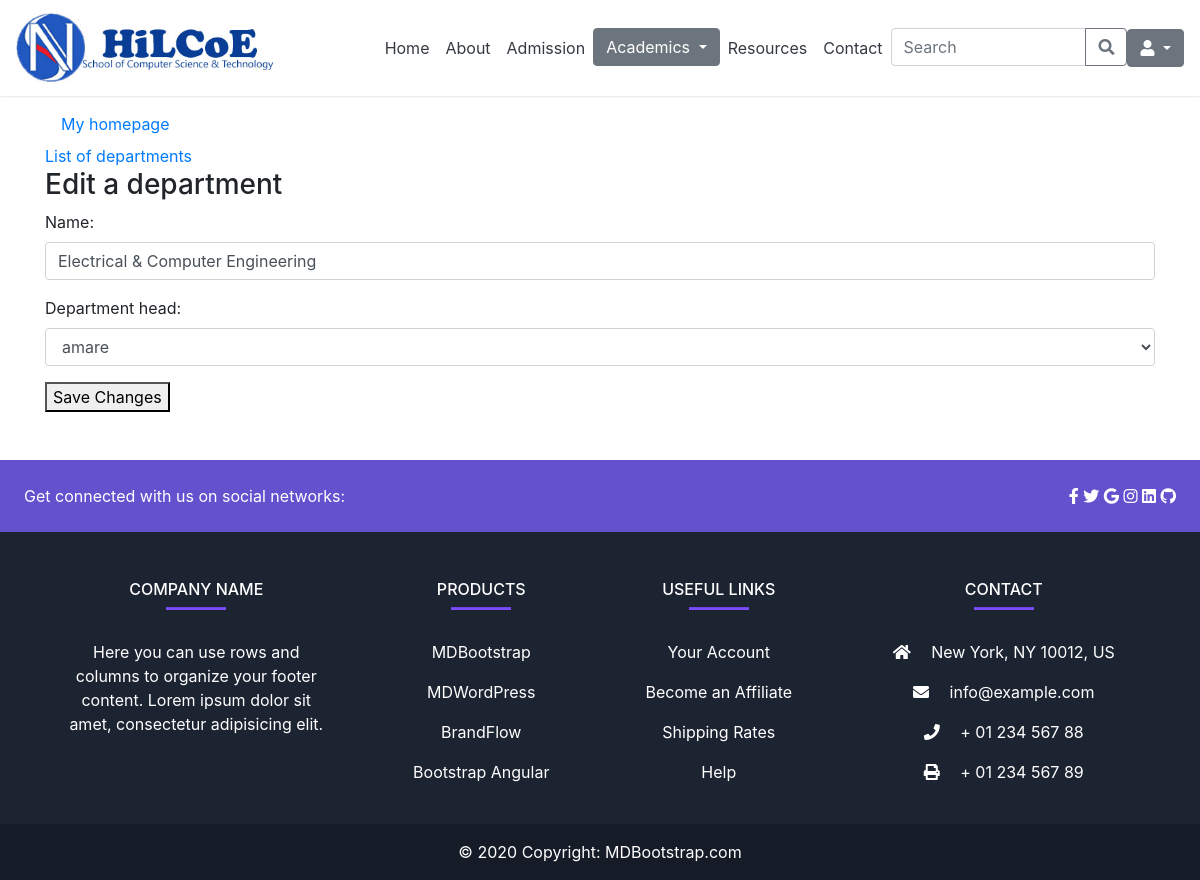
/admin_app/department/2/edit, run on an earlier commit of the app's database.
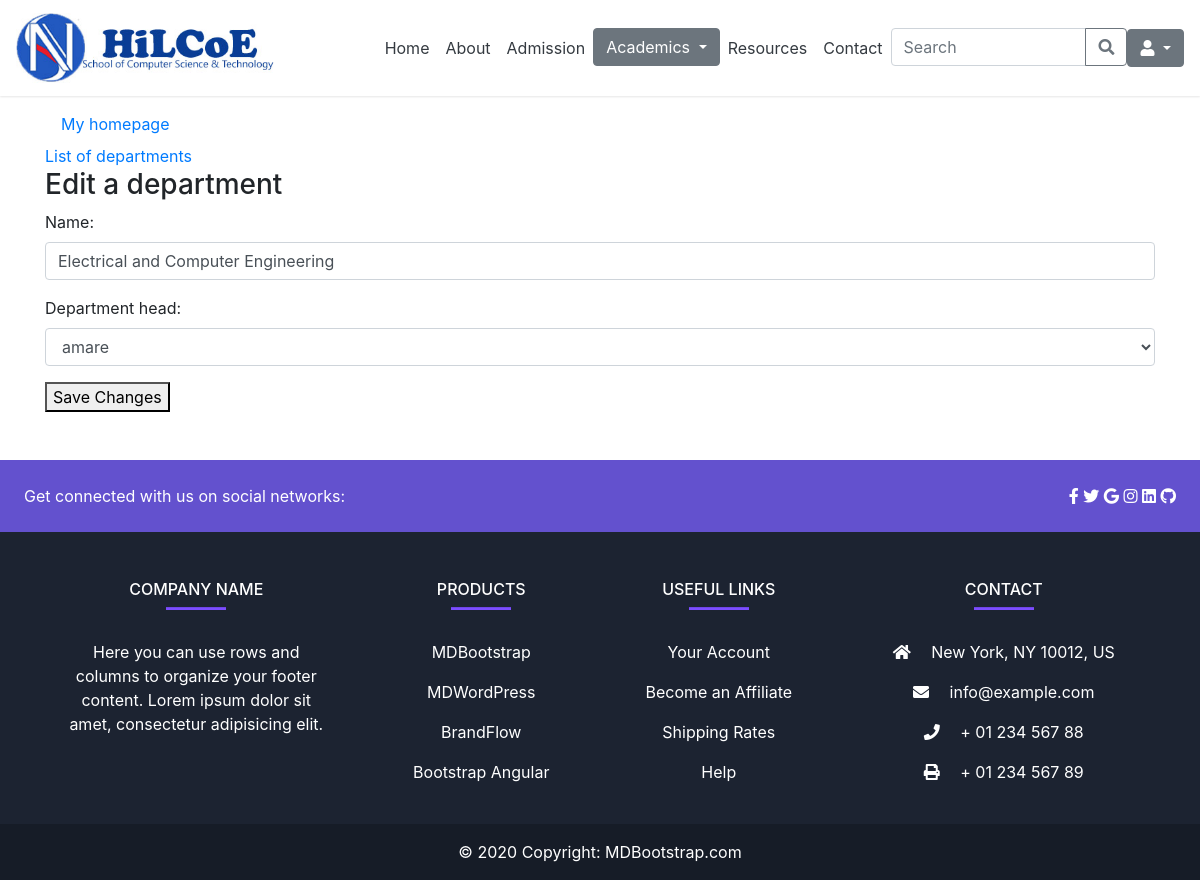
And on a later commit of the database.
### admin_app/models.py (models this page shows, shortened)
class Department(models.Model):
  name = models.CharField(max_length=50, null=True, blank=True)
  department_head = models.CharField(max_length=50, null=True, blank=True)

### admin_app/views.py (the view)
# urls.py: path('department/<int:department_id>/edit', views.department_edit, name='department-edit'),
def department_edit(request, department_id):
    department = get_object_or_404(Department, pk=department_id)
    if request.method == 'POST':
        form_department = AddDepartmentForm(request.POST, instance=department)
        if form_department.is_valid():
            form_department.save()
            return redirect('department-detail', department_id=department_id)
    else:
        form_department = AddDepartmentForm(instance=department)
    return render(request, 'admin_app/department/department_edit.html', {'form_department': form_department })

### admin_app/forms.py
class AddDepartmentForm(forms.ModelForm):
     department_head = forms.ModelChoiceField(queryset=UserProfile.objects.filter(role='teacher'), empty_label=None, widget=forms.Select(attrs={'class': 'form-control'}))
     class Meta:
        model = Department
        fields = ['name', 'department_head']
        widgets = {
            'name': forms.TextInput(attrs={'class': 'form-control'}),
        }

### admin_app/models.py (called while the page is built)
    def __str__(self):
        return self.user.username

### templates/admin_app/department/department_edit.html (shortened to what this page needs)
{% extends 'base.html' %}
{% block content%}
<div class="container my-5">
  <a class="nav-link text-black" href="{% if user.is_superuser or user.is_staff %}
            {% url 'admin-dashboard' %}
            {% else %}
                {% url 'cs-bsc' %}
            {% endif %}">My homepage
    </a>
    <a href="{% url 'department-list' %}">List of departments</a>
  <h3> Edit a department</h3>
  <form method="post">
    {{ form_department.as_p }}
    <button type="submit">Save Changes</button>
</form>
</div>
{% endblock %}

What changed in the data, as far as the page shows it:
changed Department "amare": name "Electrical & Computer Engineering" → "Electrical and Computer Engineering"
